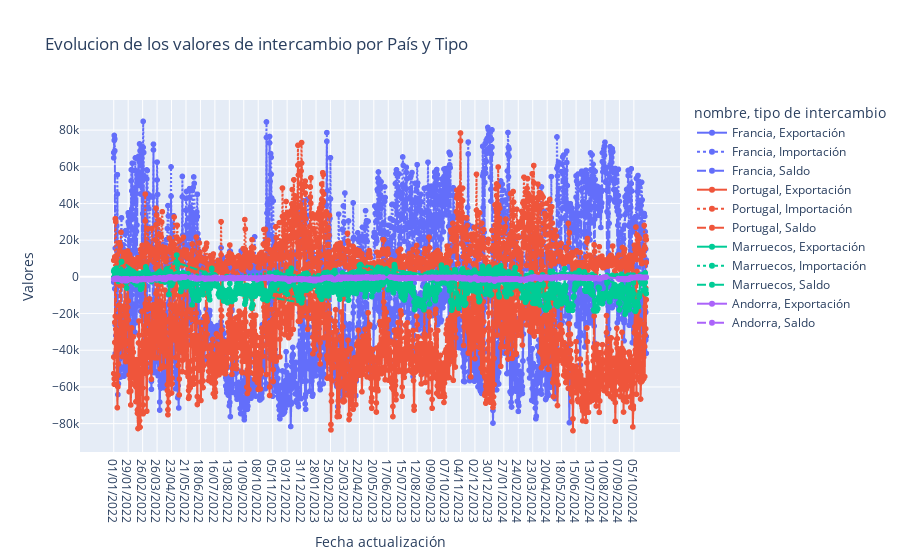

The code cell stored with this chart in its notebook:
### Code cell
fig = px.line(df_intercambio, x = 'Fecha actualización', y = 'Valores', color= 'nombre',
              line_group='tipo de intercambio',
              title= 'Evolucion de los valores de intercambio por País y Tipo',
              line_dash='tipo de intercambio',
              markers= True)

fig.show()

### Figure 1 — Plotly figure (JSON) as saved in the notebook; plotly's stock layout.template omitted (floating-point values rounded to 4 significant figures; data arrays with more than 128 entries replaced by an {"elided": "..."} marker saying what was removed)
{"data": [{"hovertemplate": "nombre=Francia<br>tipo de intercambio=Exportación<br>Fecha actualización=%{x}<br>Valores=%{y}<extra></extra>", "legendgroup": "Francia, Exportación", "line": {"color": "#636efa", "dash": "solid"}, "marker": {"symbol": "circle"}, "mode": "lines+markers", "name": "Francia, Exportación", "showlegend": true, "type": "scattergl", "x": {"elided": "1033 str values"}, "xaxis": "x", "y": {"elided": "1033 float values"}, "yaxis": "y"}, {"hovertemplate": "nombre=Francia<br>tipo de intercambio=Importación<br>Fecha actualización=%{x}<br>Valores=%{y}<extra></extra>", "legendgroup": "Francia, Importación", "line": {"color": "#636efa", "dash": "dot"}, "marker": {"symbol": "circle"}, "mode": "lines+markers", "name": "Francia, Importación", "showlegend": true, "type": "scattergl", "x": {"elided": "1026 str values"}, "xaxis": "x", "y": {"elided": "1026 float values"}, "yaxis": "y"}, {"hovertemplate": "nombre=Francia<br>tipo de intercambio=Saldo<br>Fecha actualización=%{x}<br>Valores=%{y}<extra></extra>", "legendgroup": "Francia, Saldo", "line": {"color": "#636efa", "dash": "dash"}, "marker": {"symbol": "circle"}, "mode": "lines+markers", "name": "Francia, Saldo", "showlegend": true, "type": "scattergl", "x": {"elided": "1033 str values"}, "xaxis": "x", "y": {"elided": "1033 float values"}, "yaxis": "y"}, {"hovertemplate": "nombre=Portugal<br>tipo de intercambio=Exportación<br>Fecha actualización=%{x}<br>Valores=%{y}<extra></extra>", "legendgroup": "Portugal, Exportación", "line": {"color": "#EF553B", "dash": "solid"}, "marker": {"symbol": "circle"}, "mode": "lines+markers", "name": "Portugal, Exportación", "showlegend": true, "type": "scattergl", "x": {"elided": "1033 str values"}, "xaxis": "x", "y": {"elided": "1033 float values"}, "yaxis": "y"}, {"hovertemplate": "nombre=Portugal<br>tipo de intercambio=Importación<br>Fecha actualización=%{x}<br>Valores=%{y}<extra></extra>", "legendgroup": "Portugal, Importación", "line": {"color": "#EF553B", "dash": "dot"}, "marker": {"symbol": "circle"}, "mode": "lines+markers", "name": "Portugal, Importación", "showlegend": true, "type": "scattergl", "x": {"elided": "1033 str values"}, "xaxis": "x", "y": {"elided": "1033 float values"}, "yaxis": "y"}, {"hovertemplate": "nombre=Portugal<br>tipo de intercambio=Saldo<br>Fecha actualización=%{x}<br>Valores=%{y}<extra></extra>", "legendgroup": "Portugal, Saldo", "line": {"color": "#EF553B", "dash": "dash"}, "marker": {"symbol": "circle"}, "mode": "lines+markers", "name": "Portugal, Saldo", "showlegend": true, "type": "scattergl", "x": {"elided": "1033 str values"}, "xaxis": "x", "y": {"elided": "1033 float values"}, "yaxis": "y"}, {"hovertemplate": "nombre=Marruecos<br>tipo de intercambio=Exportación<br>Fecha actualización=%{x}<br>Valores=%{y}<extra></extra>", "legendgroup": "Marruecos, Exportación", "line": {"color": "#00cc96", "dash": "solid"}, "marker": {"symbol": "circle"}, "mode": "lines+markers", "name": "Marruecos, Exportación", "showlegend": true, "type": "scattergl", "x": {"elided": "1008 str values"}, "xaxis": "x", "y": {"elided": "1008 float values"}, "yaxis": "y"}, {"hovertemplate": "nombre=Marruecos<br>tipo de intercambio=Importación<br>Fecha actualización=%{x}<br>Valores=%{y}<extra></extra>", "legendgroup": "Marruecos, Importación", "line": {"color": "#00cc96", "dash": "dot"}, "marker": {"symbol": "circle"}, "mode": "lines+markers", "name": "Marruecos, Importación", "showlegend": true, "type": "scattergl", "x": {"elided": "483 str values"}, "xaxis": "x", "y": {"elided": "483 float values"}, "yaxis": "y"}, {"hovertemplate": "nombre=Marruecos<br>tipo de intercambio=Saldo<br>Fecha actualización=%{x}<br>Valores=%{y}<extra></extra>", "legendgroup": "Marruecos, Saldo", "line": {"color": "#00cc96", "dash": "dash"}, "marker": {"symbol": "circle"}, "mode": "lines+markers", "name": "Marruecos, Saldo", "showlegend": true, "type": "scattergl", "x": {"elided": "1030 str values"}, "xaxis": "x", "y": {"elided": "1030 float values"}, "yaxis": "y"}, {"hovertemplate": "nombre=Andorra<br>tipo de intercambio=Exportación<br>Fecha actualización=%{x}<br>Valores=%{y}<extra></extra>", "legendgroup": "Andorra, Exportación", "line": {"color": "#ab63fa", "dash": "solid"}, "marker": {"symbol": "circle"}, "mode": "lines+markers", "name": "Andorra, Exportación", "showlegend": true, "type": "scattergl", "x": {"elided": "963 str values"}, "xaxis": "x", "y": {"elided": "963 float values"}, "yaxis": "y"}, {"hovertemplate": "nombre=Andorra<br>tipo de intercambio=Saldo<br>Fecha actualización=%{x}<br>Valores=%{y}<extra></extra>", "legendgroup": "Andorra, Saldo", "line": {"color": "#ab63fa", "dash": "dash"}, "marker": {"symbol": "circle"}, "mode": "lines+markers", "name": "Andorra, Saldo", "showlegend": true, "type": "scattergl", "x": {"elided": "963 str values"}, "xaxis": "x", "y": {"elided": "963 float values"}, "yaxis": "y"}], "layout": {"legend": {"title": {"text": "nombre, tipo de intercambio"}, "tracegroupgap": 0}, "title": {"text": "Evolucion de los valores de intercambio por País y Tipo"}, "xaxis": {"anchor": "y", "domain": [0, 1], "title": {"text": "Fecha actualización"}}, "yaxis": {"anchor": "x", "domain": [0, 1], "title": {"text": "Valores"}}}}
